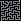

This game map was drawn from its Tiled (.tmx) file and the tilesets committed beside it. A one-line description and the full map source follow:
An orthogonal 21x21 tile map with 1x1 px tiles, 1 tile layer (Tile Layer 1).

<map version="1.0" tiledversion="1.0.2" orientation="orthogonal" renderorder="left-down" width="21" height="21" tilewidth="1" tileheight="1" nextobjectid="1">
 <tileset firstgid="1" source="tileset.tsx" />
 <layer name="Tile Layer 1" width="21" height="21">
  <data encoding="csv">
2,2,2,2,2,2,2,2,2,2,2,2,2,2,2,2,2,2,2,4,2,
1,1,1,1,2,1,1,1,2,1,1,1,2,1,1,1,1,1,1,1,2,
2,1,2,1,2,2,2,1,1,1,2,1,2,1,2,2,2,2,2,1,2,
2,1,2,1,1,1,2,2,1,2,2,1,2,1,1,1,2,1,1,1,2,
2,1,2,2,2,1,1,1,1,2,1,1,2,2,2,2,2,1,2,2,2,
2,1,1,1,2,2,2,1,2,2,2,2,2,1,1,1,1,1,1,1,2,
2,2,2,1,2,1,1,1,2,1,1,1,1,1,2,2,2,2,2,1,2,
2,1,1,1,1,1,2,2,2,1,2,2,2,2,2,1,1,1,2,1,2,
2,1,2,2,2,2,2,1,1,1,2,1,1,1,2,1,2,1,2,1,2,
2,1,2,1,1,1,1,1,2,1,2,1,2,2,2,2,2,1,1,1,2,
2,1,1,1,2,2,2,1,2,1,1,1,2,1,1,1,2,2,2,2,2,
2,2,2,2,2,1,1,1,2,2,2,2,2,1,2,1,1,1,1,1,2,
2,1,1,1,2,1,2,2,2,1,1,1,2,1,2,2,2,2,2,1,2,
2,1,2,2,2,1,2,1,1,1,2,1,1,1,2,1,1,1,2,1,2,
2,1,1,1,2,1,2,1,2,1,2,2,2,2,2,2,2,1,2,1,2,
2,2,2,1,2,1,2,1,2,1,1,1,2,1,1,1,2,1,1,1,2,
2,1,1,1,1,1,2,2,2,2,2,1,2,1,2,1,2,1,2,2,2,
2,1,2,2,2,2,2,1,1,1,2,1,1,1,2,1,2,1,1,1,2,
2,1,2,1,1,1,2,1,2,1,2,2,2,1,2,1,2,2,2,1,2,
2,1,1,1,2,1,1,1,2,1,1,1,1,1,2,1,1,1,1,1,1,
2,3,2,2,2,2,2,2,2,2,2,2,2,2,2,2,2,2,2,2,2
</data>
 </layer>
</map>
